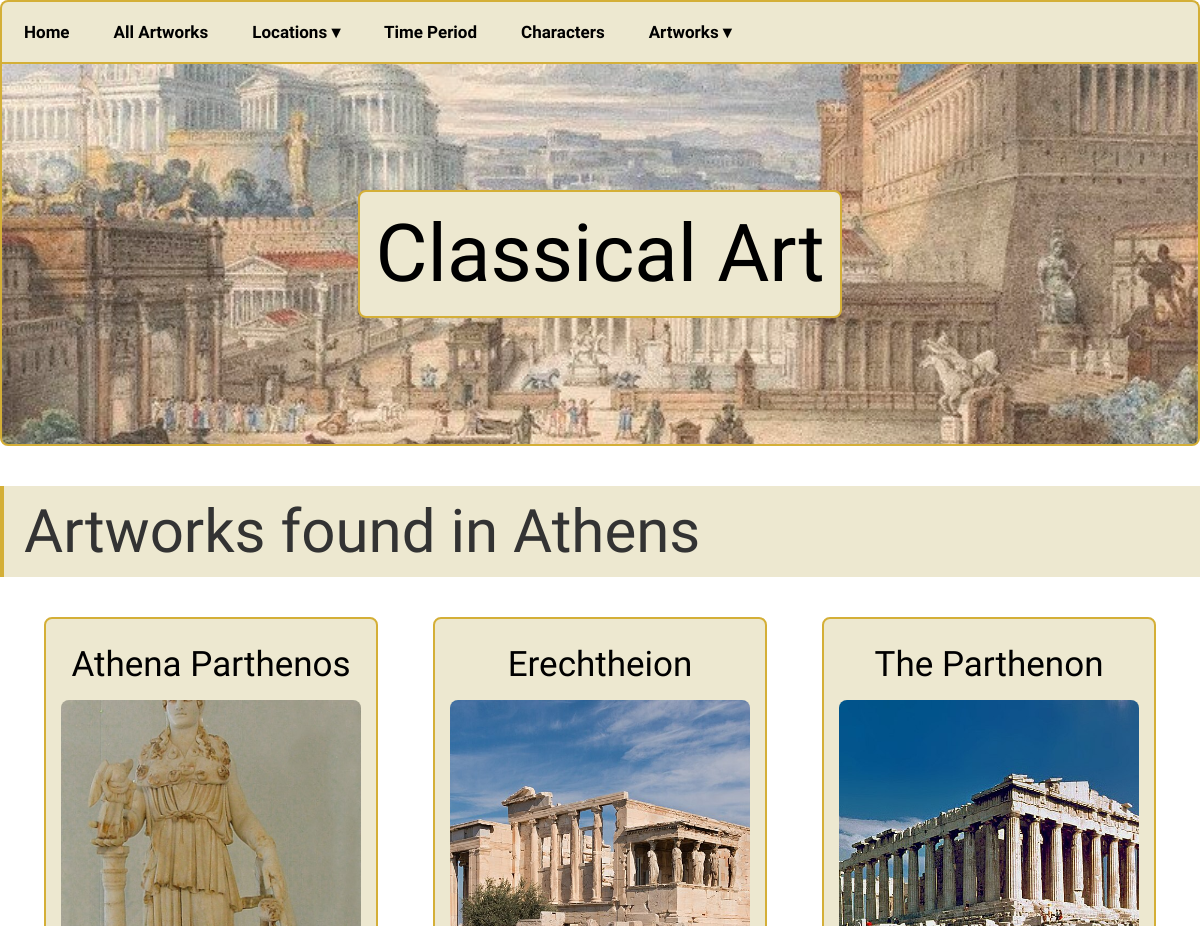
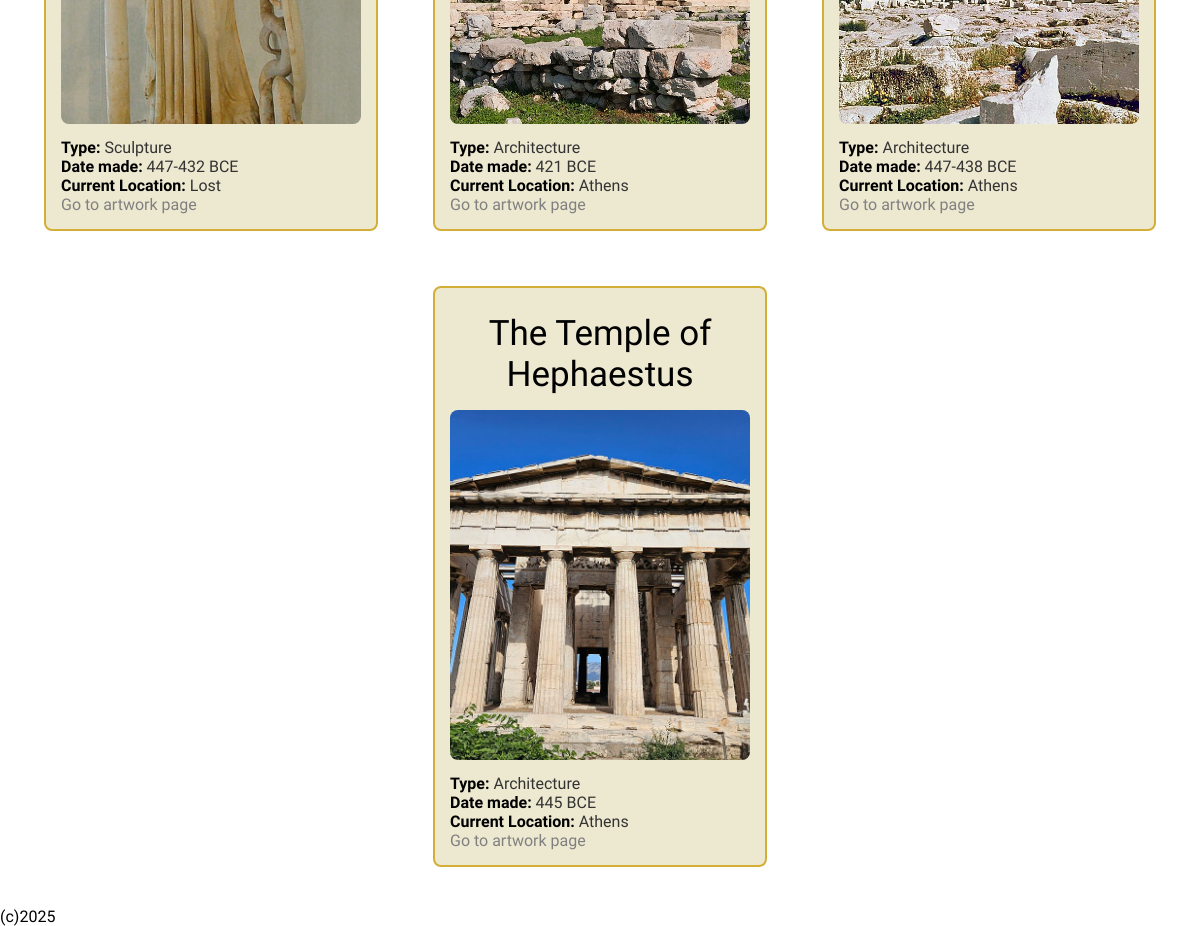
Screenshot of /found_locations/13 with the database file from the repository (2 pictures, top to bottom).
### tables this page shows
CREATE TABLE FoundLocation (id INTEGER PRIMARY KEY NOT NULL, found_location TEXT NOT NULL, information DEFAULT 'no data', region DEFAULT 'no data');

CREATE TABLE Artwork (id INTEGER PRIMARY KEY NOT NULL, art_name TEXT NOT NULL, type TEXT NOT NULL, years TEXT, FL_id INTEGER REFERENCES FoundLocation (id), CL_id INTEGER REFERENCES CurrentLocation (id), century_id INTEGER REFERENCES Century (id));

CREATE TABLE CurrentLocation (id INTEGER PRIMARY KEY NOT NULL, current_location TEXT NOT NULL, information DEFAULT 'no data', region);

### main.py (the view)
@app.route('/found_locations/<int:id>')
def found_location_page(id):
    db = get_db()
    cur = db.execute("""
    SELECT *
    FROM Artwork
    JOIN CurrentLocation ON Artwork.CL_id = CurrentLocation.id
    JOIN FoundLocation ON Artwork.FL_id = FoundLocation.id
    JOIN Century ON Artwork.century_id = Century.id
    WHERE FoundLocation.id = ?
    ORDER BY Artwork.art_name ASC;
    """, (id,))
    art = cur.fetchall()
    if not art:
        abort(404)
    location_name = art[0]['found_location']
    return render_template(
        'sep_found_location.html',
        title=location_name,
        art=art,
        location_name=location_name)

### main.py (called while the page is built)
def get_db():
    db = getattr(g, '_database', None)
    if db is None:
        db = g._database = sqlite3.connect('classical.db')
        db.row_factory = sqlite3.Row  # allows dictionary access
        db.commit()
    return db

### templates/sep_found_location.html
{% extends "layout.html" %}
{% block content %}
<div class="section-header">
    <h2 class="section-header-words">Artworks found in {{ location_name }}</h2>
</div>
<div class="gallery">
    {% for row in art %}
    <div class="card">
        <div class="card-name">{{ row.art_name }}</div>
        <img class="card-image"
             src="{{ url_for('static', filename='images/' ~ row.type ~ '-' ~ row.art_name|replace(' ', '') ~ '.jpg') }}"
             alt="{{ row.art_name }}">
        <div class="card-details">
            <div><b>Type:</b> {{ row.type }}</div>
            <div><b>Date made:</b> {{ row.years }}</div>
            <div><b>Current Location:</b> {{ row.current_location }}</div>
            <a class="link" href="{{ url_for('seperate_artworks', id=row.id) }}">
                Go to artwork page
            </a>
        </div>
    </div>
    {% endfor %}
</div>
{% endblock %}

### static/style.css (style rules this page uses)
* { margin: 0; padding: 0; }
body { font-family: "Luxurious Roman", serif; font-weight: 400; font-style: normal; margin: 0 auto; color: black; }
b { color: black; font-weight: 700; }
.gallery { display: flex; flex-wrap: wrap; gap: 15px; justify-content: center; padding: 20px; }
.section-header { background-color: #EDE8D0; padding: 10px 20px; margin-top: 40px; border-left: 4px solid rgb(212, 175, 55); }
.section-header-words { font-family: "Tangerine", cursive; font-weight: 400; font-style: normal; font-size: 60px; color: #333; }
.card { width: 300px; background-color: #EDE8D0; border: 2px rgb(212, 175, 55) solid; border-radius: 8px; padding: 15px; text-align: center; margin: 20px; }
.card-name { font-family: "Tangerine", cursive; font-weight: 400; font-style: normal; font-size: 35px; margin: 10px; }
.card-image { width: 100%; object-fit: cover; height: 350px; border-radius: 8px; margin-top: 5px; }
.card-details { margin-top: 10px; font-size: 16px; text-align: left; text-decoration: none; color: #333333; }
.link { text-decoration: none; color: grey; }

### rows the page displays
FoundLocation: found_location "Athens"
Artwork: art_name "Athena Parthenos", type+art_name (picture), type "Sculpture", years "447-432 BCE", current_location "Lost"
Artwork: art_name "Erechtheion", type+art_name (picture), type "Architecture", years "421 BCE", current_location "Athens"
Artwork: art_name "The Parthenon", type+art_name (picture), type "Architecture", years "447-438 BCE", current_location "Athens"
Artwork: art_name "The Temple of Hephaestus", type+art_name (picture), type "Architecture", years "445 BCE", current_location "Athens"
